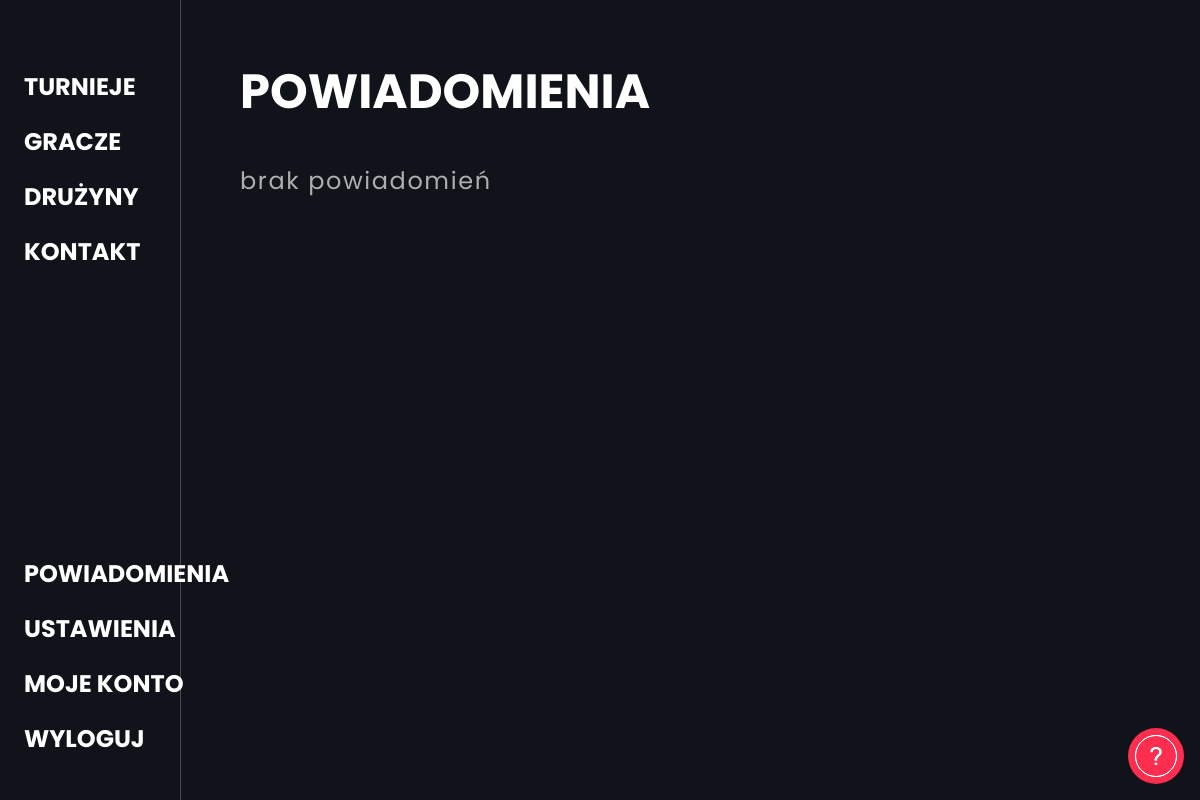
Page /powiadomienia (signed in) on the earlier database version.
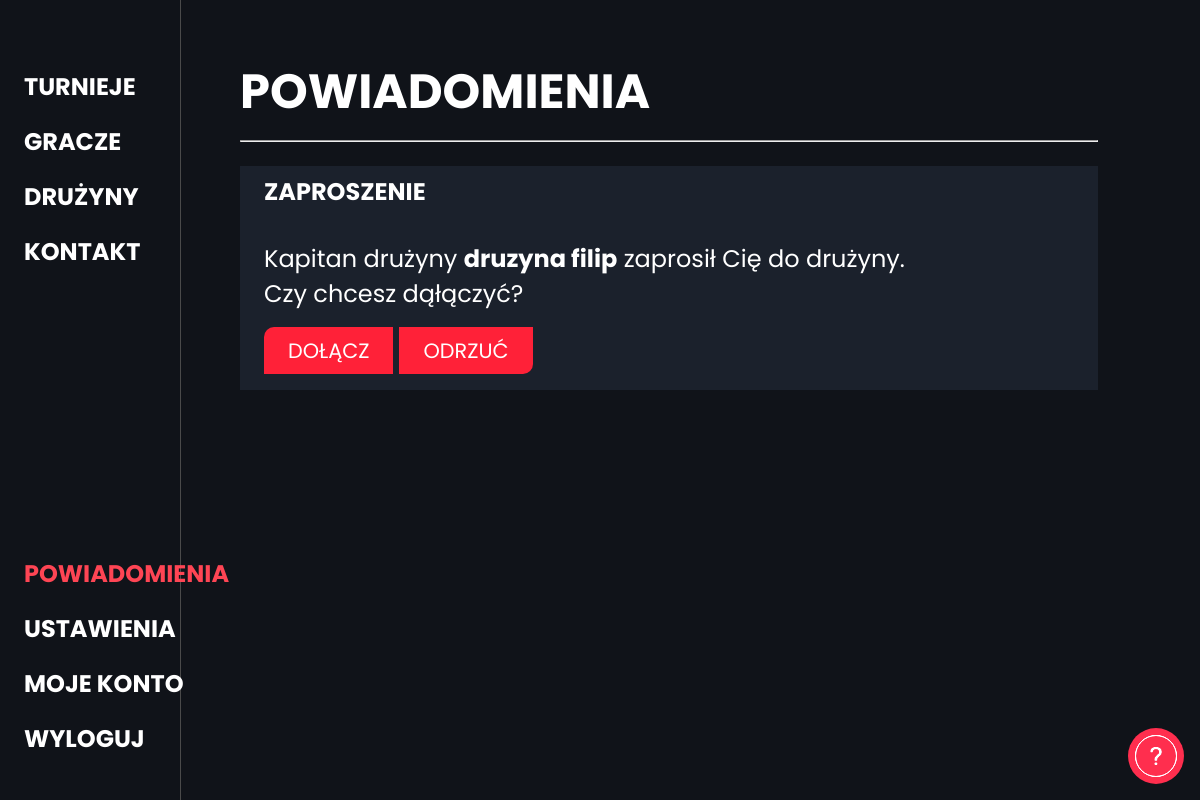
Same page on the later database version.
### backend/models.py (models this page shows)
class Powiadomienia(models.Model):
    user = models.ForeignKey(CustomUser, on_delete=models.CASCADE)
    tresc = models.TextField()
    druzyna = models.CharField(max_length=100, null=True, blank=True)
    volunteer = models.CharField(max_length=100, null=True, blank=True)
    data = models.DateTimeField(auto_now_add=True)

### backend/views.py (the view, shortened to what this page needs)
# urls.py: path('powiadomienia', powiadomienia, name='powiadomienia'),
def powiadomienia(request):
    user = request.user
    if user.is_authenticated:
        powiadomienia = Powiadomienia.objects.filter(user=user)
        return render(request, 'frontend/powiadomienia.html', {'powiadomienia': powiadomienia})
    else:
        return redirect('/')

### backend/models.py (called while the page is built)
    def __str__(self):
        return self.username

### frontend/templatetags/post_tags.py (called while the page is built)
@register.simple_tag(takes_context=True)
def notification(context):
    user = context['user']
    if user.is_authenticated:
        powiadomienia = Powiadomienia.objects.filter(user=user)
        return powiadomienia.count()
    else:
        return "0"

@register.simple_tag(takes_context=True)
def notification_class(context):
    user = context['user']
    if user.is_authenticated:
        powiadomienia = Powiadomienia.objects.filter(user=user)
        if powiadomienia.count() > 0:
            return "redcolor"
        else:
            return ""
    else:
        return ""

### frontend/templates/frontend/powiadomienia.html (shortened to what this page needs)
{% extends 'frontend/base.html' %}
{% block content %}
    <div id="container" class="player-detail-container contactcontainer">
        <div id="contactinner-wrapper" class="powiadomienieinner_wrapper">
            <h1 class="powheader">Powiadomienia</h1>
            {% if powiadomienia.all %}
            {% for powiadomienie in powiadomienia %}
            <hr>
                {% if powiadomienie.tresc == "Zaproszenie" %}
                <div class="powiadomienie_card">
                <h4>Zaproszenie</h4>
                    Kapitan drużyny&nbsp;<a class="inline" href="{% url 'team_site' teamname=powiadomienie.druzyna %}"><b>{{powiadomienie.druzyna}}</b></a>&nbsp;zaprosił Cię do drużyny.<br>Czy chcesz dąłączyć?<br>
                    <div class="response">
                        <form class="powiadomienie_form" method="post">
                            <button class="defaultbutton">Dołącz</button>
                        </form>
                        <form class="powiadomienie_form" method="post">
                            <button class="defaultbutton">Odrzuć</button>
                        </form>
                    </div>
                </div>
                {% endif %}
                <br>
            {% endfor %}
            {% else %}
            <br>
            <div class="grayed">brak powiadomień</div>
            {% endif %}
        </div>
    </div>
{% endblock %}

Differences in the rows shown:
added Powiadomienia: druzyna "druzyna filip"
Other differences:
text no longer shown: "brak powiadomień"
